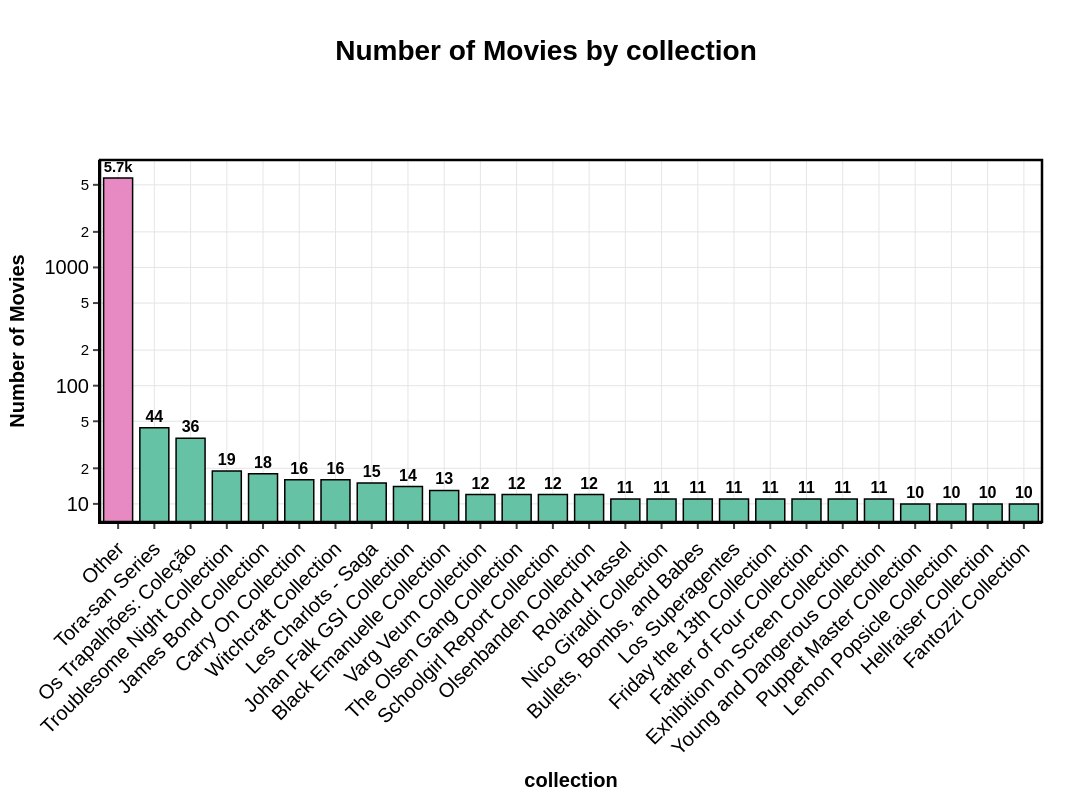

The notebook cell this image was saved under:
### Code cell
plot_and_export_categorical_distribution(
    collections, "collection_name", "collection", 10, print_stats=True, filename_prefix="step_1")

### Figure 1 — Plotly figure (JSON) as saved in the notebook; plotly's stock layout.template omitted (floating-point values rounded to 4 significant figures)
{"data": [{"alignmentgroup": "True", "hovertemplate": "grouped=%{x}<br>total=%{text}<extra></extra>", "legendgroup": "Other", "marker": {"color": "#E78AC3", "line": {"color": "#000000", "width": 1.5}, "pattern": {"shape": ""}}, "name": "Other", "offsetgroup": "Other", "orientation": "v", "showlegend": true, "text": [5700], "textangle": 0, "textfont": {"color": "#000000", "size": 16}, "textposition": "outside", "texttemplate": "<b>%{text:.2s}</b>", "type": "bar", "x": ["Other"], "xaxis": "x", "y": [5700], "yaxis": "y"}, {"alignmentgroup": "True", "hovertemplate": "grouped=%{x}<br>total=%{text}<extra></extra>", "legendgroup": "Tora-san Series", "marker": {"color": "#66C2A5", "line": {"color": "#000000", "width": 1.5}, "pattern": {"shape": ""}}, "name": "Tora-san Series", "offsetgroup": "Tora-san Series", "orientation": "v", "showlegend": true, "text": [44], "textangle": 0, "textfont": {"color": "#000000", "size": 16}, "textposition": "outside", "texttemplate": "<b>%{text:.2s}</b>", "type": "bar", "x": ["Tora-san Series"], "xaxis": "x", "y": [44], "yaxis": "y"}, {"alignmentgroup": "True", "hovertemplate": "grouped=%{x}<br>total=%{text}<extra></extra>", "legendgroup": "Os Trapalhões: Coleção", "marker": {"color": "#66C2A5", "line": {"color": "#000000", "width": 1.5}, "pattern": {"shape": ""}}, "name": "Os Trapalhões: Coleção", "offsetgroup": "Os Trapalhões: Coleção", "orientation": "v", "showlegend": true, "text": [36], "textangle": 0, "textfont": {"color": "#000000", "size": 16}, "textposition": "outside", "texttemplate": "<b>%{text:.2s}</b>", "type": "bar", "x": ["Os Trapalhões: Coleção"], "xaxis": "x", "y": [36], "yaxis": "y"}, {"alignmentgroup": "True", "hovertemplate": "grouped=%{x}<br>total=%{text}<extra></extra>", "legendgroup": "Troublesome Night Collection", "marker": {"color": "#66C2A5", "line": {"color": "#000000", "width": 1.5}, "pattern": {"shape": ""}}, "name": "Troublesome Night Collection", "offsetgroup": "Troublesome Night Collection", "orientation": "v", "showlegend": true, "text": [19], "textangle": 0, "textfont": {"color": "#000000", "size": 16}, "textposition": "outside", "texttemplate": "<b>%{text:.2s}</b>", "type": "bar", "x": ["Troublesome Night Collection"], "xaxis": "x", "y": [19], "yaxis": "y"}, {"alignmentgroup": "True", "hovertemplate": "grouped=%{x}<br>total=%{text}<extra></extra>", "legendgroup": "James Bond Collection", "marker": {"color": "#66C2A5", "line": {"color": "#000000", "width": 1.5}, "pattern": {"shape": ""}}, "name": "James Bond Collection", "offsetgroup": "James Bond Collection", "orientation": "v", "showlegend": true, "text": [18], "textangle": 0, "textfont": {"color": "#000000", "size": 16}, "textposition": "outside", "texttemplate": "<b>%{text:.2s}</b>", "type": "bar", "x": ["James Bond Collection"], "xaxis": "x", "y": [18], "yaxis": "y"}, {"alignmentgroup": "True", "hovertemplate": "grouped=%{x}<br>total=%{text}<extra></extra>", "legendgroup": "Carry On Collection", "marker": {"color": "#66C2A5", "line": {"color": "#000000", "width": 1.5}, "pattern": {"shape": ""}}, "name": "Carry On Collection", "offsetgroup": "Carry On Collection", "orientation": "v", "showlegend": true, "text": [16], "textangle": 0, "textfont": {"color": "#000000", "size": 16}, "textposition": "outside", "texttemplate": "<b>%{text:.2s}</b>", "type": "bar", "x": ["Carry On Collection"], "xaxis": "x", "y": [16], "yaxis": "y"}, {"alignmentgroup": "True", "hovertemplate": "grouped=%{x}<br>total=%{text}<extra></extra>", "legendgroup": "Witchcraft Collection", "marker": {"color": "#66C2A5", "line": {"color": "#000000", "width": 1.5}, "pattern": {"shape": ""}}, "name": "Witchcraft Collection", "offsetgroup": "Witchcraft Collection", "orientation": "v", "showlegend": true, "text": [16], "textangle": 0, "textfont": {"color": "#000000", "size": 16}, "textposition": "outside", "texttemplate": "<b>%{text:.2s}</b>", "type": "bar", "x": ["Witchcraft Collection"], "xaxis": "x", "y": [16], "yaxis": "y"}, {"alignmentgroup": "True", "hovertemplate": "grouped=%{x}<br>total=%{text}<extra></extra>", "legendgroup": "Les Charlots - Saga", "marker": {"color": "#66C2A5", "line": {"color": "#000000", "width": 1.5}, "pattern": {"shape": ""}}, "name": "Les Charlots - Saga", "offsetgroup": "Les Charlots - Saga", "orientation": "v", "showlegend": true, "text": [15], "textangle": 0, "textfont": {"color": "#000000", "size": 16}, "textposition": "outside", "texttemplate": "<b>%{text:.2s}</b>", "type": "bar", "x": ["Les Charlots - Saga"], "xaxis": "x", "y": [15], "yaxis": "y"}, {"alignmentgroup": "True", "hovertemplate": "grouped=%{x}<br>total=%{text}<extra></extra>", "legendgroup": "Johan Falk GSI Collection", "marker": {"color": "#66C2A5", "line": {"color": "#000000", "width": 1.5}, "pattern": {"shape": ""}}, "name": "Johan Falk GSI Collection", "offsetgroup": "Johan Falk GSI Collection", "orientation": "v", "showlegend": true, "text": [14], "textangle": 0, "textfont": {"color": "#000000", "size": 16}, "textposition": "outside", "texttemplate": "<b>%{text:.2s}</b>", "type": "bar", "x": ["Johan Falk GSI Collection"], "xaxis": "x", "y": [14], "yaxis": "y"}, {"alignmentgroup": "True", "hovertemplate": "grouped=%{x}<br>total=%{text}<extra></extra>", "legendgroup": "Black Emanuelle Collection", "marker": {"color": "#66C2A5", "line": {"color": "#000000", "width": 1.5}, "pattern": {"shape": ""}}, "name": "Black Emanuelle Collection", "offsetgroup": "Black Emanuelle Collection", "orientation": "v", "showlegend": true, "text": [13], "textangle": 0, "textfont": {"color": "#000000", "size": 16}, "textposition": "outside", "texttemplate": "<b>%{text:.2s}</b>", "type": "bar", "x": ["Black Emanuelle Collection"], "xaxis": "x", "y": [13], "yaxis": "y"}, {"alignmentgroup": "True", "hovertemplate": "grouped=%{x}<br>total=%{text}<extra></extra>", "legendgroup": "Varg Veum Collection", "marker": {"color": "#66C2A5", "line": {"color": "#000000", "width": 1.5}, "pattern": {"shape": ""}}, "name": "Varg Veum Collection", "offsetgroup": "Varg Veum Collection", "orientation": "v", "showlegend": true, "text": [12], "textangle": 0, "textfont": {"color": "#000000", "size": 16}, "textposition": "outside", "texttemplate": "<b>%{text:.2s}</b>", "type": "bar", "x": ["Varg Veum Collection"], "xaxis": "x", "y": [12], "yaxis": "y"}, {"alignmentgroup": "True", "hovertemplate": "grouped=%{x}<br>total=%{text}<extra></extra>", "legendgroup": "The Olsen Gang Collection", "marker": {"color": "#66C2A5", "line": {"color": "#000000", "width": 1.5}, "pattern": {"shape": ""}}, "name": "The Olsen Gang Collection", "offsetgroup": "The Olsen Gang Collection", "orientation": "v", "showlegend": true, "text": [12], "textangle": 0, "textfont": {"color": "#000000", "size": 16}, "textposition": "outside", "texttemplate": "<b>%{text:.2s}</b>", "type": "bar", "x": ["The Olsen Gang Collection"], "xaxis": "x", "y": [12], "yaxis": "y"}, {"alignmentgroup": "True", "hovertemplate": "grouped=%{x}<br>total=%{text}<extra></extra>", "legendgroup": "Schoolgirl Report Collection", "marker": {"color": "#66C2A5", "line": {"color": "#000000", "width": 1.5}, "pattern": {"shape": ""}}, "name": "Schoolgirl Report Collection", "offsetgroup": "Schoolgirl Report Collection", "orientation": "v", "showlegend": true, "text": [12], "textangle": 0, "textfont": {"color": "#000000", "size": 16}, "textposition": "outside", "texttemplate": "<b>%{text:.2s}</b>", "type": "bar", "x": ["Schoolgirl Report Collection"], "xaxis": "x", "y": [12], "yaxis": "y"}, {"alignmentgroup": "True", "hovertemplate": "grouped=%{x}<br>total=%{text}<extra></extra>", "legendgroup": "Olsenbanden Collection", "marker": {"color": "#66C2A5", "line": {"color": "#000000", "width": 1.5}, "pattern": {"shape": ""}}, "name": "Olsenbanden Collection", "offsetgroup": "Olsenbanden Collection", "orientation": "v", "showlegend": true, "text": [12], "textangle": 0, "textfont": {"color": "#000000", "size": 16}, "textposition": "outside", "texttemplate": "<b>%{text:.2s}</b>", "type": "bar", "x": ["Olsenbanden Collection"], "xaxis": "x", "y": [12], "yaxis": "y"}, {"alignmentgroup": "True", "hovertemplate": "grouped=%{x}<br>total=%{text}<extra></extra>", "legendgroup": "Roland Hassel", "marker": {"color": "#66C2A5", "line": {"color": "#000000", "width": 1.5}, "pattern": {"shape": ""}}, "name": "Roland Hassel", "offsetgroup": "Roland Hassel", "orientation": "v", "showlegend": true, "text": [11], "textangle": 0, "textfont": {"color": "#000000", "size": 16}, "textposition": "outside", "texttemplate": "<b>%{text:.2s}</b>", "type": "bar", "x": ["Roland Hassel"], "xaxis": "x", "y": [11], "yaxis": "y"}, {"alignmentgroup": "True", "hovertemplate": "grouped=%{x}<br>total=%{text}<extra></extra>", "legendgroup": "Nico Giraldi Collection", "marker": {"color": "#66C2A5", "line": {"color": "#000000", "width": 1.5}, "pattern": {"shape": ""}}, "name": "Nico Giraldi Collection", "offsetgroup": "Nico Giraldi Collection", "orientation": "v", "showlegend": true, "text": [11], "textangle": 0, "textfont": {"color": "#000000", "size": 16}, "textposition": "outside", "texttemplate": "<b>%{text:.2s}</b>", "type": "bar", "x": ["Nico Giraldi Collection"], "xaxis": "x", "y": [11], "yaxis": "y"}, {"alignmentgroup": "True", "hovertemplate": "grouped=%{x}<br>total=%{text}<extra></extra>", "legendgroup": "Bullets, Bombs, and Babes", "marker": {"color": "#66C2A5", "line": {"color": "#000000", "width": 1.5}, "pattern": {"shape": ""}}, "name": "Bullets, Bombs, and Babes", "offsetgroup": "Bullets, Bombs, and Babes", "orientation": "v", "showlegend": true, "text": [11], "textangle": 0, "textfont": {"color": "#000000", "size": 16}, "textposition": "outside", "texttemplate": "<b>%{text:.2s}</b>", "type": "bar", "x": ["Bullets, Bombs, and Babes"], "xaxis": "x", "y": [11], "yaxis": "y"}, {"alignmentgroup": "True", "hovertemplate": "grouped=%{x}<br>total=%{text}<extra></extra>", "legendgroup": "Los Superagentes", "marker": {"color": "#66C2A5", "line": {"color": "#000000", "width": 1.5}, "pattern": {"shape": ""}}, "name": "Los Superagentes", "offsetgroup": "Los Superagentes", "orientation": "v", "showlegend": true, "text": [11], "textangle": 0, "textfont": {"color": "#000000", "size": 16}, "textposition": "outside", "texttemplate": "<b>%{text:.2s}</b>", "type": "bar", "x": ["Los Superagentes"], "xaxis": "x", "y": [11], "yaxis": "y"}, {"alignmentgroup": "True", "hovertemplate": "grouped=%{x}<br>total=%{text}<extra></extra>", "legendgroup": "Friday the 13th Collection", "marker": {"color": "#66C2A5", "line": {"color": "#000000", "width": 1.5}, "pattern": {"shape": ""}}, "name": "Friday the 13th Collection", "offsetgroup": "Friday the 13th Collection", "orientation": "v", "showlegend": true, "text": [11], "textangle": 0, "textfont": {"color": "#000000", "size": 16}, "textposition": "outside", "texttemplate": "<b>%{text:.2s}</b>", "type": "bar", "x": ["Friday the 13th Collection"], "xaxis": "x", "y": [11], "yaxis": "y"}, {"alignmentgroup": "True", "hovertemplate": "grouped=%{x}<br>total=%{text}<extra></extra>", "legendgroup": "Father of Four Collection", "marker": {"color": "#66C2A5", "line": {"color": "#000000", "width": 1.5}, "pattern": {"shape": ""}}, "name": "Father of Four Collection", "offsetgroup": "Father of Four Collection", "orientation": "v", "showlegend": true, "text": [11], "textangle": 0, "textfont": {"color": "#000000", "size": 16}, "textposition": "outside", "texttemplate": "<b>%{text:.2s}</b>", "type": "bar", "x": ["Father of Four Collection"], "xaxis": "x", "y": [11], "yaxis": "y"}, {"alignmentgroup": "True", "hovertemplate": "grouped=%{x}<br>total=%{text}<extra></extra>", "legendgroup": "Exhibition on Screen Collection", "marker": {"color": "#66C2A5", "line": {"color": "#000000", "width": 1.5}, "pattern": {"shape": ""}}, "name": "Exhibition on Screen Collection", "offsetgroup": "Exhibition on Screen Collection", "orientation": "v", "showlegend": true, "text": [11], "textangle": 0, "textfont": {"color": "#000000", "size": 16}, "textposition": "outside", "texttemplate": "<b>%{text:.2s}</b>", "type": "bar", "x": ["Exhibition on Screen Collection"], "xaxis": "x", "y": [11], "yaxis": "y"}, {"alignmentgroup": "True", "hovertemplate": "grouped=%{x}<br>total=%{text}<extra></extra>", "legendgroup": "Young and Dangerous Collection", "marker": {"color": "#66C2A5", "line": {"color": "#000000", "width": 1.5}, "pattern": {"shape": ""}}, "name": "Young and Dangerous Collection", "offsetgroup": "Young and Dangerous Collection", "orientation": "v", "showlegend": true, "text": [11], "textangle": 0, "textfont": {"color": "#000000", "size": 16}, "textposition": "outside", "texttemplate": "<b>%{text:.2s}</b>", "type": "bar", "x": ["Young and Dangerous Collection"], "xaxis": "x", "y": [11], "yaxis": "y"}, {"alignmentgroup": "True", "hovertemplate": "grouped=%{x}<br>total=%{text}<extra></extra>", "legendgroup": "Puppet Master Collection", "marker": {"color": "#66C2A5", "line": {"color": "#000000", "width": 1.5}, "pattern": {"shape": ""}}, "name": "Puppet Master Collection", "offsetgroup": "Puppet Master Collection", "orientation": "v", "showlegend": true, "text": [10], "textangle": 0, "textfont": {"color": "#000000", "size": 16}, "textposition": "outside", "texttemplate": "<b>%{text:.2s}</b>", "type": "bar", "x": ["Puppet Master Collection"], "xaxis": "x", "y": [10], "yaxis": "y"}, {"alignmentgroup": "True", "hovertemplate": "grouped=%{x}<br>total=%{text}<extra></extra>", "legendgroup": "Lemon Popsicle Collection", "marker": {"color": "#66C2A5", "line": {"color": "#000000", "width": 1.5}, "pattern": {"shape": ""}}, "name": "Lemon Popsicle Collection", "offsetgroup": "Lemon Popsicle Collection", "orientation": "v", "showlegend": true, "text": [10], "textangle": 0, "textfont": {"color": "#000000", "size": 16}, "textposition": "outside", "texttemplate": "<b>%{text:.2s}</b>", "type": "bar", "x": ["Lemon Popsicle Collection"], "xaxis": "x", "y": [10], "yaxis": "y"}, {"alignmentgroup": "True", "hovertemplate": "grouped=%{x}<br>total=%{text}<extra></extra>", "legendgroup": "Hellraiser Collection", "marker": {"color": "#66C2A5", "line": {"color": "#000000", "width": 1.5}, "pattern": {"shape": ""}}, "name": "Hellraiser Collection", "offsetgroup": "Hellraiser Collection", "orientation": "v", "showlegend": true, "text": [10], "textangle": 0, "textfont": {"color": "#000000", "size": 16}, "textposition": "outside", "texttemplate": "<b>%{text:.2s}</b>", "type": "bar", "x": ["Hellraiser Collection"], "xaxis": "x", "y": [10], "yaxis": "y"}, {"alignmentgroup": "True", "hovertemplate": "grouped=%{x}<br>total=%{text}<extra></extra>", "legendgroup": "Fantozzi Collection", "marker": {"color": "#66C2A5", "line": {"color": "#000000", "width": 1.5}, "pattern": {"shape": ""}}, "name": "Fantozzi Collection", "offsetgroup": "Fantozzi Collection", "orientation": "v", "showlegend": true, "text": [10], "textangle": 0, "textfont": {"color": "#000000", "size": 16}, "textposition": "outside", "texttemplate": "<b>%{text:.2s}</b>", "type": "bar", "x": ["Fantozzi Collection"], "xaxis": "x", "y": [10], "yaxis": "y"}], "layout": {"bargap": 0.2, "barmode": "relative", "font": {"color": "#000000", "family": "Arial", "size": 20}, "height": 800, "legend": {"bgcolor": "rgba(255, 255, 255, 0.8)", "bordercolor": "#000000", "borderwidth": 2.5, "font": {"size": 20}, "orientation": "h", "title": {"text": "grouped"}, "tracegroupgap": 0, "x": 1, "xanchor": "right", "y": 1.02, "yanchor": "bottom"}, "margin": {"b": 80, "l": 100, "r": 50, "t": 160}, "paper_bgcolor": "white", "plot_bgcolor": "white", "shapes": [{"fillcolor": "rgba(0,0,0,0)", "line": {"color": "#000000", "width": 2.5}, "type": "rect", "x0": 0, "x1": 1, "xref": "paper", "y0": 0, "y1": 1, "yref": "paper"}], "showlegend": false, "title": {"font": {"color": "#000000", "size": 28}, "text": "<b>Number of Movies by collection</b>", "x": 0.5, "xanchor": "center", "y": 0.95, "yanchor": "top"}, "width": 1200, "xaxis": {"anchor": "y", "categoryarray": ["Other", "Tora-san Series", "Os Trapalhões: Coleção", "Troublesome Night Collection", "James Bond Collection", "Carry On Collection", "Witchcraft Collection", "Les Charlots - Saga", "Johan Falk GSI Collection", "Black Emanuelle Collection", "Varg Veum Collection", "The Olsen Gang Collection", "Schoolgirl Report Collection", "Olsenbanden Collection", "Roland Hassel", "Nico Giraldi Collection", "Bullets, Bombs, and Babes", "Los Superagentes", "Friday the 13th Collection", "Father of Four Collection", "Exhibition on Screen Collection", "Young and Dangerous Collection", "Puppet Master Collection", "Lemon Popsicle Collection", "Hellraiser Collection", "Fantozzi Collection"], "categoryorder": "array", "domain": [0, 1], "gridcolor": "#E5E5E5", "gridwidth": 1, "linecolor": "#000000", "linewidth": 2, "showgrid": true, "tickangle": -45, "tickfont": {"size": 20}, "ticks": "outside", "tickwidth": 2, "title": {"font": {"color": "#000000", "size": 20}, "text": "<b>collection</b>"}}, "yaxis": {"anchor": "x", "domain": [0, 1], "gridcolor": "#E5E5E5", "gridwidth": 1, "linecolor": "#000000", "linewidth": 2, "showgrid": true, "tickfont": {"size": 20}, "ticks": "outside", "tickwidth": 2, "title": {"font": {"color": "#000000", "size": 20}, "text": "<b>Number of Movies</b>"}, "type": "log", "zeroline": true, "zerolinecolor": "#000000", "zerolinewidth": 2}}}
